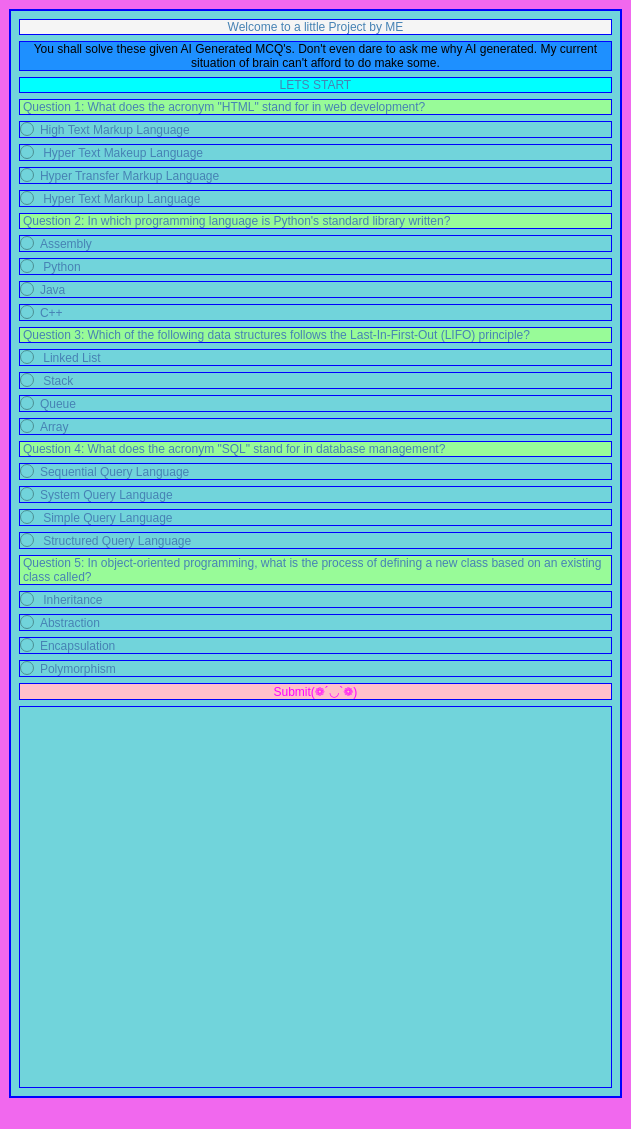
<?xml version="1.0" encoding="UTF-8"?>
<ui version="4.0">
 <class>MainWindow</class>
 <widget class="QMainWindow" name="MainWindow">
  <property name="geometry">
   <rect>
    <x>0</x>
    <y>0</y>
    <width>631</width>
    <height>1129</height>
   </rect>
  </property>
  <property name="windowTitle">
   <string>Litte Project</string>
  </property>
  <property name="styleSheet">
   <string notr="true">background-color:#f168ee;
color:hotpink;</string>
  </property>
  <widget class="QWidget" name="centralwidget">
   <layout class="QHBoxLayout" name="horizontalLayout">
    <item>
     <widget class="QScrollArea" name="scrollArea">
      <property name="styleSheet">
       <string notr="true">color:steelblue;
font: 500 9pt &quot;Dubai Medium&quot;;
background-color:#71d4db;
border:1px solid blue;</string>
      </property>
      <property name="widgetResizable">
       <bool>true</bool>
      </property>
      <widget class="QWidget" name="scrollAreaWidgetContents">
       <property name="geometry">
        <rect>
         <x>0</x>
         <y>0</y>
         <width>611</width>
         <height>1066</height>
        </rect>
       </property>
       <layout class="QVBoxLayout" name="verticalLayout_12">
        <item>
         <layout class="QVBoxLayout" name="verticalLayout_11">
          <item>
           <layout class="QVBoxLayout" name="verticalLayout_7">
            <item>
             <layout class="QVBoxLayout" name="verticalLayout">
              <item>
               <widget class="QLabel" name="label">
                <property name="styleSheet">
                 <string notr="true">background-color:whitesmoke;
font: 9pt &quot;Cascadia Mono&quot;;
font: 600 italic 14pt &quot;Segoe UI&quot;;</string>
                </property>
                <property name="text">
                 <string>Welcome to a little Project by ME</string>
                </property>
                <property name="alignment">
                 <set>Qt::AlignCenter</set>
                </property>
                <property name="wordWrap">
                 <bool>true</bool>
                </property>
               </widget>
              </item>
              <item>
               <widget class="QLabel" name="label_2">
                <property name="styleSheet">
                 <string notr="true">background-color: dodgerblue;
color: black;
</string>
                </property>
                <property name="text">
                 <string>You shall solve these given AI Generated MCQ's. Don't even dare to ask me why AI generated. My current situation of brain can't afford to do make some.</string>
                </property>
                <property name="alignment">
                 <set>Qt::AlignCenter</set>
                </property>
                <property name="wordWrap">
                 <bool>true</bool>
                </property>
               </widget>
              </item>
             </layout>
            </item>
            <item>
             <widget class="QLabel" name="label_3">
              <property name="styleSheet">
               <string notr="true">font: 700 12pt &quot;Dubai&quot;;

background-color:cyan;</string>
              </property>
              <property name="text">
               <string>LETS START</string>
              </property>
              <property name="alignment">
               <set>Qt::AlignCenter</set>
              </property>
             </widget>
            </item>
           </layout>
          </item>
          <item>
           <layout class="QVBoxLayout" name="verticalLayout_10">
            <item>
             <layout class="QVBoxLayout" name="verticalLayout_9">
              <item>
               <layout class="QVBoxLayout" name="verticalLayout_2">
                <item>
                 <widget class="QLabel" name="q1">
                  <property name="styleSheet">
                   <string notr="true">background-color: #98FB98; 
</string>
                  </property>
                  <property name="text">
                   <string>Question 1: What does the acronym &quot;HTML&quot; stand for in web development?</string>
                  </property>
                  <property name="wordWrap">
                   <bool>true</bool>
                  </property>
                 </widget>
                </item>
                <item>
                 <widget class="QRadioButton" name="r2">
                  <property name="sizePolicy">
                   <sizepolicy hsizetype="Preferred" vsizetype="Preferred">
                    <horstretch>0</horstretch>
                    <verstretch>0</verstretch>
                   </sizepolicy>
                  </property>
                  <property name="text">
                   <string>High Text Markup Language</string>
                  </property>
                 </widget>
                </item>
                <item>
                 <widget class="QRadioButton" name="r4">
                  <property name="sizePolicy">
                   <sizepolicy hsizetype="Preferred" vsizetype="Preferred">
                    <horstretch>0</horstretch>
                    <verstretch>0</verstretch>
                   </sizepolicy>
                  </property>
                  <property name="text">
                   <string> Hyper Text Makeup Language</string>
                  </property>
                 </widget>
                </item>
                <item>
                 <widget class="QRadioButton" name="r1">
                  <property name="sizePolicy">
                   <sizepolicy hsizetype="Preferred" vsizetype="Preferred">
                    <horstretch>0</horstretch>
                    <verstretch>0</verstretch>
                   </sizepolicy>
                  </property>
                  <property name="sizeIncrement">
                   <size>
                    <width>0</width>
                    <height>0</height>
                   </size>
                  </property>
                  <property name="text">
                   <string>Hyper Transfer Markup Language</string>
                  </property>
                 </widget>
                </item>
                <item>
                 <widget class="QRadioButton" name="r3">
                  <property name="sizePolicy">
                   <sizepolicy hsizetype="Preferred" vsizetype="Preferred">
                    <horstretch>0</horstretch>
                    <verstretch>0</verstretch>
                   </sizepolicy>
                  </property>
                  <property name="text">
                   <string> Hyper Text Markup Language</string>
                  </property>
                 </widget>
                </item>
               </layout>
              </item>
              <item>
               <layout class="QVBoxLayout" name="verticalLayout_3">
                <item>
                 <widget class="QLabel" name="q1_2">
                  <property name="styleSheet">
                   <string notr="true">background-color: #98FB98; 
</string>
                  </property>
                  <property name="text">
                   <string>Question 2: In which programming language is Python's standard library written?</string>
                  </property>
                  <property name="wordWrap">
                   <bool>true</bool>
                  </property>
                 </widget>
                </item>
                <item>
                 <widget class="QRadioButton" name="r2_2">
                  <property name="sizePolicy">
                   <sizepolicy hsizetype="Preferred" vsizetype="Preferred">
                    <horstretch>0</horstretch>
                    <verstretch>0</verstretch>
                   </sizepolicy>
                  </property>
                  <property name="text">
                   <string>Assembly</string>
                  </property>
                 </widget>
                </item>
                <item>
                 <widget class="QRadioButton" name="r4_2">
                  <property name="sizePolicy">
                   <sizepolicy hsizetype="Preferred" vsizetype="Preferred">
                    <horstretch>0</horstretch>
                    <verstretch>0</verstretch>
                   </sizepolicy>
                  </property>
                  <property name="text">
                   <string> Python</string>
                  </property>
                 </widget>
                </item>
                <item>
                 <widget class="QRadioButton" name="r1_2">
                  <property name="sizePolicy">
                   <sizepolicy hsizetype="Preferred" vsizetype="Preferred">
                    <horstretch>0</horstretch>
                    <verstretch>0</verstretch>
                   </sizepolicy>
                  </property>
                  <property name="sizeIncrement">
                   <size>
                    <width>0</width>
                    <height>0</height>
                   </size>
                  </property>
                  <property name="text">
                   <string>Java</string>
                  </property>
                 </widget>
                </item>
                <item>
                 <widget class="QRadioButton" name="r3_2">
                  <property name="sizePolicy">
                   <sizepolicy hsizetype="Preferred" vsizetype="Preferred">
                    <horstretch>0</horstretch>
                    <verstretch>0</verstretch>
                   </sizepolicy>
                  </property>
                  <property name="text">
                   <string>C++</string>
                  </property>
                 </widget>
                </item>
               </layout>
              </item>
              <item>
               <layout class="QVBoxLayout" name="verticalLayout_5">
                <item>
                 <widget class="QLabel" name="q1_4">
                  <property name="styleSheet">
                   <string notr="true">background-color: #98FB98; 
</string>
                  </property>
                  <property name="text">
                   <string>Question 3: Which of the following data structures follows the Last-In-First-Out (LIFO) principle?</string>
                  </property>
                  <property name="wordWrap">
                   <bool>true</bool>
                  </property>
                 </widget>
                </item>
                <item>
                 <widget class="QRadioButton" name="r2_4">
                  <property name="sizePolicy">
                   <sizepolicy hsizetype="Preferred" vsizetype="Preferred">
                    <horstretch>0</horstretch>
                    <verstretch>0</verstretch>
                   </sizepolicy>
                  </property>
                  <property name="text">
                   <string> Linked List</string>
                  </property>
                 </widget>
                </item>
                <item>
                 <widget class="QRadioButton" name="r4_4">
                  <property name="sizePolicy">
                   <sizepolicy hsizetype="Preferred" vsizetype="Preferred">
                    <horstretch>0</horstretch>
                    <verstretch>0</verstretch>
                   </sizepolicy>
                  </property>
                  <property name="text">
                   <string> Stack</string>
                  </property>
                 </widget>
                </item>
                <item>
                 <widget class="QRadioButton" name="r1_4">
                  <property name="sizePolicy">
                   <sizepolicy hsizetype="Preferred" vsizetype="Preferred">
                    <horstretch>0</horstretch>
                    <verstretch>0</verstretch>
                   </sizepolicy>
                  </property>
                  <property name="sizeIncrement">
                   <size>
                    <width>0</width>
                    <height>0</height>
                   </size>
                  </property>
                  <property name="text">
                   <string>Queue</string>
                  </property>
                 </widget>
                </item>
                <item>
                 <widget class="QRadioButton" name="r3_4">
                  <property name="sizePolicy">
                   <sizepolicy hsizetype="Preferred" vsizetype="Preferred">
                    <horstretch>0</horstretch>
                    <verstretch>0</verstretch>
                   </sizepolicy>
                  </property>
                  <property name="text">
                   <string>Array</string>
                  </property>
                 </widget>
                </item>
               </layout>
              </item>
             </layout>
            </item>
            <item>
             <layout class="QVBoxLayout" name="verticalLayout_8">
              <item>
               <layout class="QVBoxLayout" name="verticalLayout_4">
                <item>
                 <widget class="QLabel" name="q1_3">
                  <property name="styleSheet">
                   <string notr="true">background-color: #98FB98; 
</string>
                  </property>
                  <property name="text">
                   <string>Question 4: What does the acronym &quot;SQL&quot; stand for in database management?</string>
                  </property>
                  <property name="wordWrap">
                   <bool>true</bool>
                  </property>
                 </widget>
                </item>
                <item>
                 <widget class="QRadioButton" name="r2_3">
                  <property name="sizePolicy">
                   <sizepolicy hsizetype="Preferred" vsizetype="Preferred">
                    <horstretch>0</horstretch>
                    <verstretch>0</verstretch>
                   </sizepolicy>
                  </property>
                  <property name="text">
                   <string>Sequential Query Language</string>
                  </property>
                 </widget>
                </item>
                <item>
                 <widget class="QRadioButton" name="r4_3">
                  <property name="sizePolicy">
                   <sizepolicy hsizetype="Preferred" vsizetype="Preferred">
                    <horstretch>0</horstretch>
                    <verstretch>0</verstretch>
                   </sizepolicy>
                  </property>
                  <property name="text">
                   <string>System Query Language</string>
                  </property>
                 </widget>
                </item>
                <item>
                 <widget class="QRadioButton" name="r1_3">
                  <property name="sizePolicy">
                   <sizepolicy hsizetype="Preferred" vsizetype="Preferred">
                    <horstretch>0</horstretch>
                    <verstretch>0</verstretch>
                   </sizepolicy>
                  </property>
                  <property name="sizeIncrement">
                   <size>
                    <width>0</width>
                    <height>0</height>
                   </size>
                  </property>
                  <property name="text">
                   <string> Simple Query Language</string>
                  </property>
                 </widget>
                </item>
                <item>
                 <widget class="QRadioButton" name="r3_3">
                  <property name="sizePolicy">
                   <sizepolicy hsizetype="Preferred" vsizetype="Preferred">
                    <horstretch>0</horstretch>
                    <verstretch>0</verstretch>
                   </sizepolicy>
                  </property>
                  <property name="text">
                   <string> Structured Query Language</string>
                  </property>
                 </widget>
                </item>
               </layout>
              </item>
              <item>
               <layout class="QVBoxLayout" name="verticalLayout_6">
                <item>
                 <widget class="QLabel" name="q1_5">
                  <property name="styleSheet">
                   <string notr="true">background-color: #98FB98; 
</string>
                  </property>
                  <property name="text">
                   <string>Question 5: In object-oriented programming, what is the process of defining a new class based on an existing class called?</string>
                  </property>
                  <property name="wordWrap">
                   <bool>true</bool>
                  </property>
                 </widget>
                </item>
                <item>
                 <widget class="QRadioButton" name="r3_5">
                  <property name="sizePolicy">
                   <sizepolicy hsizetype="Preferred" vsizetype="Preferred">
                    <horstretch>0</horstretch>
                    <verstretch>0</verstretch>
                   </sizepolicy>
                  </property>
                  <property name="text">
                   <string> Inheritance</string>
                  </property>
                 </widget>
                </item>
                <item>
                 <widget class="QRadioButton" name="r2_5">
                  <property name="sizePolicy">
                   <sizepolicy hsizetype="Preferred" vsizetype="Preferred">
                    <horstretch>0</horstretch>
                    <verstretch>0</verstretch>
                   </sizepolicy>
                  </property>
                  <property name="text">
                   <string>Abstraction</string>
                  </property>
                 </widget>
                </item>
                <item>
                 <widget class="QRadioButton" name="r4_5">
                  <property name="sizePolicy">
                   <sizepolicy hsizetype="Preferred" vsizetype="Preferred">
                    <horstretch>0</horstretch>
                    <verstretch>0</verstretch>
                   </sizepolicy>
                  </property>
                  <property name="text">
                   <string>Encapsulation</string>
                  </property>
                 </widget>
                </item>
                <item>
                 <widget class="QRadioButton" name="r1_5">
                  <property name="sizePolicy">
                   <sizepolicy hsizetype="Preferred" vsizetype="Preferred">
                    <horstretch>0</horstretch>
                    <verstretch>0</verstretch>
                   </sizepolicy>
                  </property>
                  <property name="sizeIncrement">
                   <size>
                    <width>0</width>
                    <height>0</height>
                   </size>
                  </property>
                  <property name="text">
                   <string>Polymorphism</string>
                  </property>
                 </widget>
                </item>
               </layout>
              </item>
             </layout>
            </item>
           </layout>
          </item>
         </layout>
        </item>
        <item>
         <widget class="QPushButton" name="pushButton">
          <property name="styleSheet">
           <string notr="true">background-color:pink;
color:magenta;
font: italic 12pt &quot;Harlow Solid Italic&quot;;</string>
          </property>
          <property name="text">
           <string>Submit(❁´◡`❁)</string>
          </property>
         </widget>
        </item>
        <item>
         <widget class="QLabel" name="Output">
          <property name="whatsThis">
           <string>&lt;html&gt;&lt;head/&gt;&lt;body&gt;&lt;p&gt;&lt;span style=&quot; font-size:12pt; font-weight:700; font-style:italic;&quot;&gt;Your Results&lt;/span&gt;&lt;/p&gt;&lt;/body&gt;&lt;/html&gt;</string>
          </property>
          <property name="styleSheet">
           <string notr="true">font: 500 12pt &quot;Poppins&quot;;
text-decoration: underline;
</string>
          </property>
          <property name="text">
           <string/>
          </property>
         </widget>
        </item>
       </layout>
      </widget>
     </widget>
    </item>
   </layout>
  </widget>
  <widget class="QMenuBar" name="menubar">
   <property name="geometry">
    <rect>
     <x>0</x>
     <y>0</y>
     <width>631</width>
     <height>21</height>
    </rect>
   </property>
  </widget>
  <widget class="QStatusBar" name="statusbar"/>
 </widget>
 <resources/>
 <connections/>
</ui>
